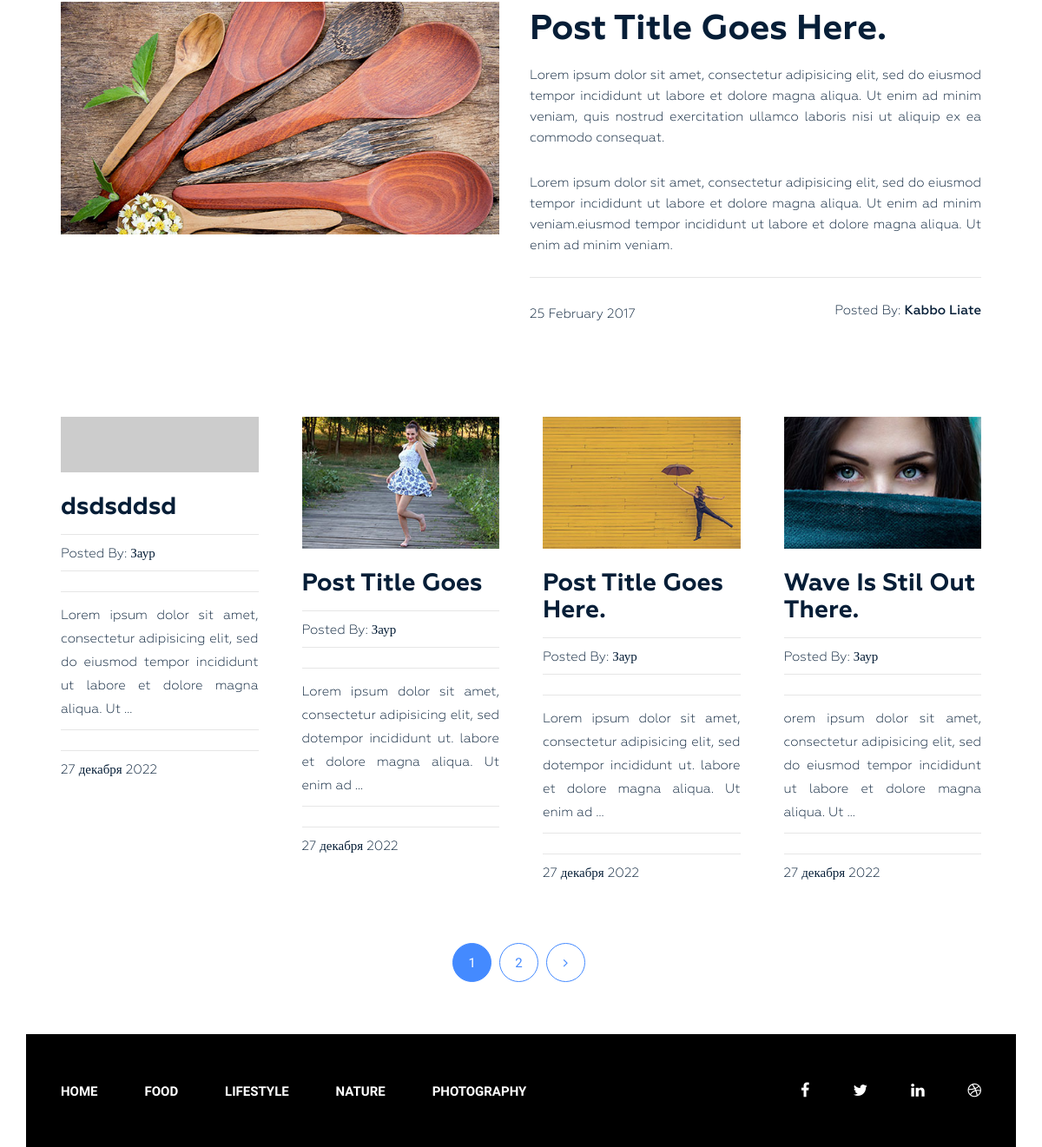
/ (lower part), run on an earlier commit of the app's database.
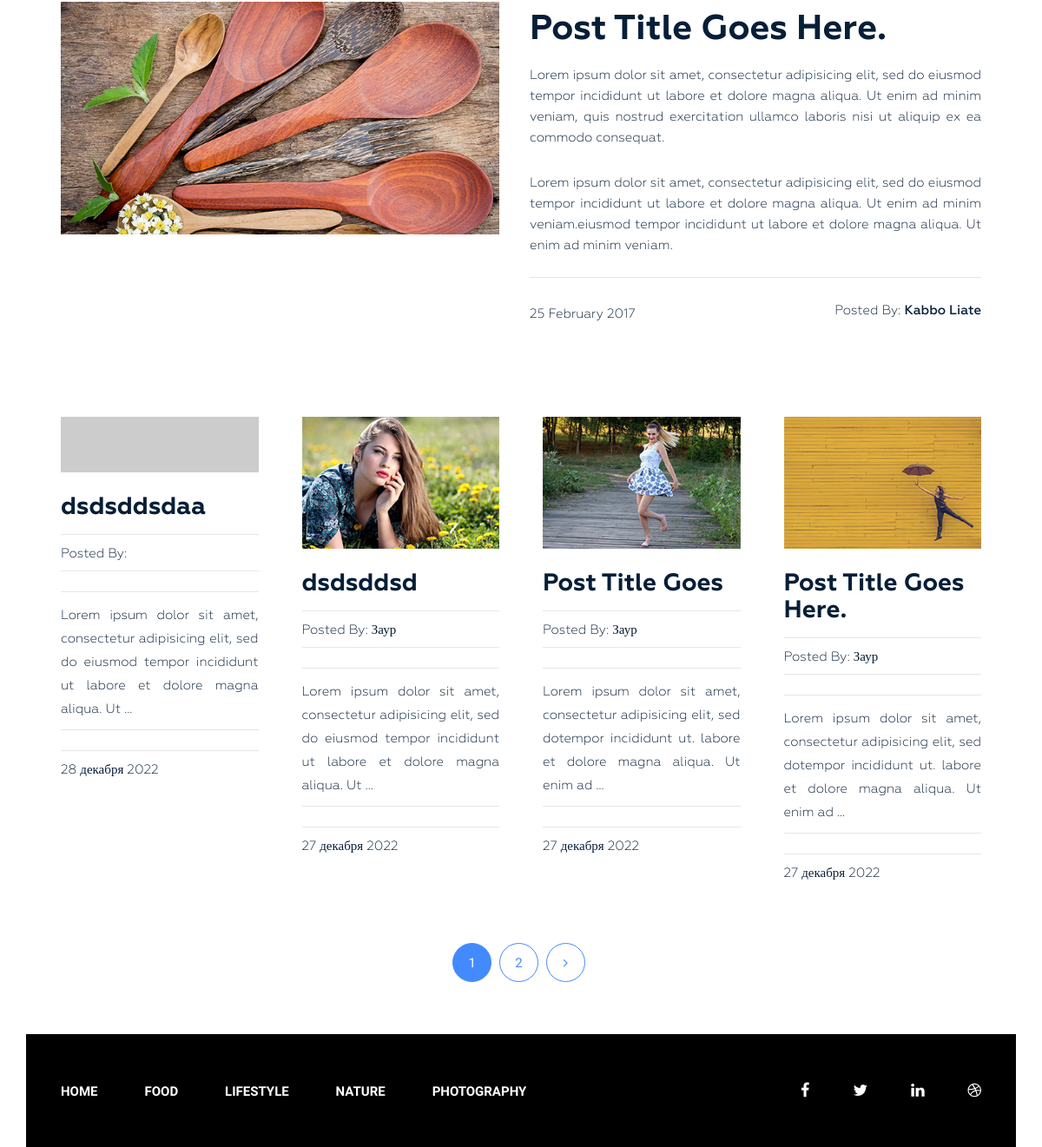
And on a later commit of the database.
### blog/models.py (models this page shows, shortened)
class Post(models.Model):
    title = models.CharField(max_length=255, verbose_name="Заголовок")
    slug = models.SlugField(max_length=255, verbose_name='Url', unique=True)
    author = models.CharField(max_length=100, verbose_name="Автор")
    content = models.TextField(blank=True, verbose_name="Контент")
    created_at = models.DateTimeField(
        auto_now_add=True, verbose_name="Дата создания")
    photo = models.ImageField(
        upload_to='photo/%Y/%m/%d/', blank=True, verbose_name="Фото")
    views = models.IntegerField(default=0, verbose_name="Просмотры")
    category = models.ForeignKey(
        Category, on_delete=models.PROTECT, related_name='posts', verbose_name="Категория")
    tags = models.ManyToManyField(
        Tag, blank=True, related_name='posts', verbose_name="Теги")
    def get_absolute_url(self):
        return reverse("post", kwargs={"slug": self.slug})
    class Meta:
        ordering = ['-created_at']
        verbose_name = 'Пост'
        verbose_name_plural = 'Посты'

class Category(models.Model):
    title = models.CharField(max_length=255, verbose_name="Заголовок")
    slug = models.SlugField(max_length=255, unique=True, verbose_name="URL")
    def get_absolute_url(self):
        return reverse("category", kwargs={"slug": self.slug})
    class Meta:
        verbose_name = 'Категория'
        verbose_name_plural = 'Категории'
        ordering = ['title']

### blog/views.py (the view)
# urls.py: path('', Home.as_view(), name='home'),
class Home(ListView):
    model = Post
    template_name = 'blog/index.html'
    context_object_name = 'posts'
    paginate_by = 4
    def get_context_data(self, *, object_list=None, **kwargs):
        context = super().get_context_data(**kwargs)
        context['title'] = 'Classic Blog Design'
        return context

### blog/templatetags/menu.py (called while the page is built)
@register.inclusion_tag('blog/menu_tpl.html')
def show_menu(menu_class='menu'):
    categories = Category.objects.all()
    return {'categories': categories, 'menu_class': menu_class}

### blog/templates/blog/index.html (shortened to what this page needs)
{% extends 'base.html' %} {%load static%}
{%block content%}
<section class="blog-post-area">
	<div class="container">
		<div class="row">
			<div class="blog-post-area-style">
				<div class="col-md-12">
					<div class="single-post-big">
						<div class="big-image">
							<img
								src="{% static 'img/post-image1.jpg'%}"
								alt=""
							/>
						</div>
						<div class="big-text">
							<h3><a href="#">Post Title Goes Here.</a></h3>
							<p>
								Lorem ipsum dolor sit amet, consectetur adipisicing elit, sed do
								eiusmod tempor incididunt ut labore et dolore magna aliqua. Ut
								enim ad minim veniam, quis nostrud exercitation ullamco laboris
								nisi ut aliquip ex ea commodo consequat.
							</p>
							<p>
								Lorem ipsum dolor sit amet, consectetur adipisicing elit, sed do
								eiusmod tempor incididunt ut labore et dolore magna aliqua. Ut
								enim ad minim veniam.eiusmod tempor incididunt ut labore et
								dolore magna aliqua. Ut enim ad minim veniam.
							</p>
							<h4>
								<span class="date">25 February 2017</span
								><span class="author"
									>Posted By: <span class="author-name">Kabbo Liate</span></span
								>
							</h4>
						</div>
					</div>
				</div>
				{% for post in posts %}
				<div class="col-md-3">
					<div class="single-post">
						{% if post.photo %}
						<img
							src="{{post.photo.url}}"
							alt="{{post.title}}"
						/>
						{% else %}
						<img
							src="https://picsum.photos/id/1060/300/201/?blur=2"
							alt="{{post.title}}"
						/>
						{% endif %}
						<h3><a href="{{post.get_absolute_url}}">{{post.title}}</a></h3>
						<h4>
							<span
								>Posted By:
								<span class="author-name">{{post.author}}</span></span
							>
						</h4>
						<p>{{post.content|truncatewords_html:20|safe}}</p>
						<h4><span>{{post.created_at|date:'j E Y' }}</span></h4>
					</div>
				</div>
				{% endfor %}
			</div>
		</div>
	</div>
	{% if page_obj.has_other_pages %}
	<div class="pegination">
		<div class="nav-links">
			 {% for p in page_obj.paginator.page_range %}
			{% if page_obj.number == p %}
			<span class="page-numbers current">{{p}}</span>
			{% elif p > page_obj.number|add:-3 and p < page_obj.number|add:3 %}
			<a
				class="page-numbers"
				href="?page={{p}}"
				>{{p}}</a
			>
			{% endif %} {% endfor %} {% if page_obj.has_next %}
			<a
				class="page-numbers"
				href="?page={{page_obj.next_page_number}}"
				><i
					class="fa fa-angle-right"
					aria-hidden="true"
				></i
			></a>
			{% endif %}
		</div>
	</div>
	{% endif %}
</section>
{%endblock%}

### blog/templates/blog/menu_tpl.html
<div class="{{menu_class}}">
	<ul>
		<li><a href="{%url 'home' %}">Home</a></li>
		{% for item in categories %}
		<li><a href="{{ item.get_absolute_url }}">{{item.title}}</a></li>
		{% endfor %}
	</ul>
</div>

What changed in the data, as far as the page shows it:
no longer on this page (row edited): Post: photo (picture), title "Wave Is Stil Out There.", author "Заур", content "orem ipsum dolor sit amet, consectetur adipisicing elit, sed do eiusmod tempor incididunt ut labore et dolore magna aliqua. Ut …", created_at "27 декабря 2022"
added Post: title "dsdsddsdaa", content "Lorem ipsum dolor sit amet, consectetur adipisicing elit, sed do eiusmod tempor incididunt ut labore et dolore magna aliqua. Ut …", created_at "28 декабря 2022"
changed Post "dsdsddsd": photo: picture added
